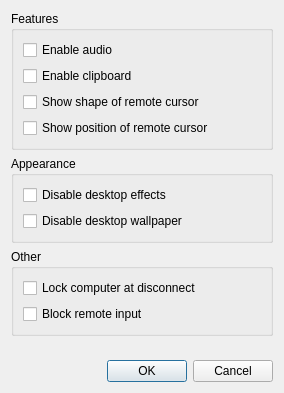
<?xml version="1.0" encoding="UTF-8"?>
<ui version="4.0">
 <class>DesktopConfigDialog</class>
 <widget class="QDialog" name="DesktopConfigDialog">
  <property name="geometry">
   <rect>
    <x>0</x>
    <y>0</y>
    <width>284</width>
    <height>393</height>
   </rect>
  </property>
  <property name="sizePolicy">
   <sizepolicy hsizetype="Preferred" vsizetype="Preferred">
    <horstretch>0</horstretch>
    <verstretch>0</verstretch>
   </sizepolicy>
  </property>
  <property name="windowTitle">
   <string>Session Configuration</string>
  </property>
  <layout class="QVBoxLayout" name="verticalLayout_5">
   <item>
    <widget class="QGroupBox" name="groupbox_features">
     <property name="sizePolicy">
      <sizepolicy hsizetype="Preferred" vsizetype="Fixed">
       <horstretch>0</horstretch>
       <verstretch>0</verstretch>
      </sizepolicy>
     </property>
     <property name="title">
      <string>Features</string>
     </property>
     <layout class="QVBoxLayout" name="verticalLayout_4">
      <item>
       <widget class="QCheckBox" name="checkbox_audio">
        <property name="text">
         <string>Enable audio</string>
        </property>
       </widget>
      </item>
      <item>
       <widget class="QCheckBox" name="checkbox_clipboard">
        <property name="text">
         <string>Enable clipboard</string>
        </property>
       </widget>
      </item>
      <item>
       <widget class="QCheckBox" name="checkbox_cursor_shape">
        <property name="text">
         <string>Show shape of remote cursor</string>
        </property>
       </widget>
      </item>
      <item>
       <widget class="QCheckBox" name="checkbox_enable_cursor_pos">
        <property name="text">
         <string>Show position of remote cursor</string>
        </property>
       </widget>
      </item>
     </layout>
    </widget>
   </item>
   <item>
    <widget class="QGroupBox" name="groupbox_appearance">
     <property name="sizePolicy">
      <sizepolicy hsizetype="Preferred" vsizetype="Fixed">
       <horstretch>0</horstretch>
       <verstretch>0</verstretch>
      </sizepolicy>
     </property>
     <property name="title">
      <string>Appearance</string>
     </property>
     <layout class="QVBoxLayout" name="verticalLayout_2">
      <item>
       <widget class="QCheckBox" name="checkbox_desktop_effects">
        <property name="text">
         <string>Disable desktop effects</string>
        </property>
       </widget>
      </item>
      <item>
       <widget class="QCheckBox" name="checkbox_desktop_wallpaper">
        <property name="text">
         <string>Disable desktop wallpaper</string>
        </property>
       </widget>
      </item>
     </layout>
    </widget>
   </item>
   <item>
    <widget class="QGroupBox" name="groupbox_other">
     <property name="sizePolicy">
      <sizepolicy hsizetype="Preferred" vsizetype="Fixed">
       <horstretch>0</horstretch>
       <verstretch>0</verstretch>
      </sizepolicy>
     </property>
     <property name="title">
      <string>Other</string>
     </property>
     <layout class="QVBoxLayout" name="verticalLayout_3">
      <item>
       <widget class="QCheckBox" name="checkbox_lock_at_disconnect">
        <property name="text">
         <string>Lock computer at disconnect</string>
        </property>
       </widget>
      </item>
      <item>
       <widget class="QCheckBox" name="checkbox_block_remote_input">
        <property name="text">
         <string>Block remote input</string>
        </property>
       </widget>
      </item>
     </layout>
    </widget>
   </item>
   <item>
    <spacer name="verticalSpacer">
     <property name="orientation">
      <enum>Qt::Orientation::Vertical</enum>
     </property>
     <property name="sizeHint" stdset="0">
      <size>
       <width>20</width>
       <height>2</height>
      </size>
     </property>
    </spacer>
   </item>
   <item>
    <widget class="DialogButtonBox" name="button_box">
     <property name="orientation">
      <enum>Qt::Orientation::Horizontal</enum>
     </property>
     <property name="standardButtons">
      <set>QDialogButtonBox::StandardButton::Cancel|QDialogButtonBox::StandardButton::Ok</set>
     </property>
    </widget>
   </item>
  </layout>
 </widget>
 <customwidgets>
  <customwidget>
   <class>DialogButtonBox</class>
   <extends>QDialogButtonBox</extends>
   <header>common/ui/dialog_button_box.h</header>
  </customwidget>
 </customwidgets>
 <resources/>
 <connections>
  <connection>
   <sender>button_box</sender>
   <signal>accepted()</signal>
   <receiver>DesktopConfigDialog</receiver>
   <slot>accept()</slot>
   <hints>
    <hint type="sourcelabel">
     <x>248</x>
     <y>254</y>
    </hint>
    <hint type="destinationlabel">
     <x>157</x>
     <y>274</y>
    </hint>
   </hints>
  </connection>
  <connection>
   <sender>button_box</sender>
   <signal>rejected()</signal>
   <receiver>DesktopConfigDialog</receiver>
   <slot>reject()</slot>
   <hints>
    <hint type="sourcelabel">
     <x>316</x>
     <y>260</y>
    </hint>
    <hint type="destinationlabel">
     <x>286</x>
     <y>274</y>
    </hint>
   </hints>
  </connection>
 </connections>
</ui>
